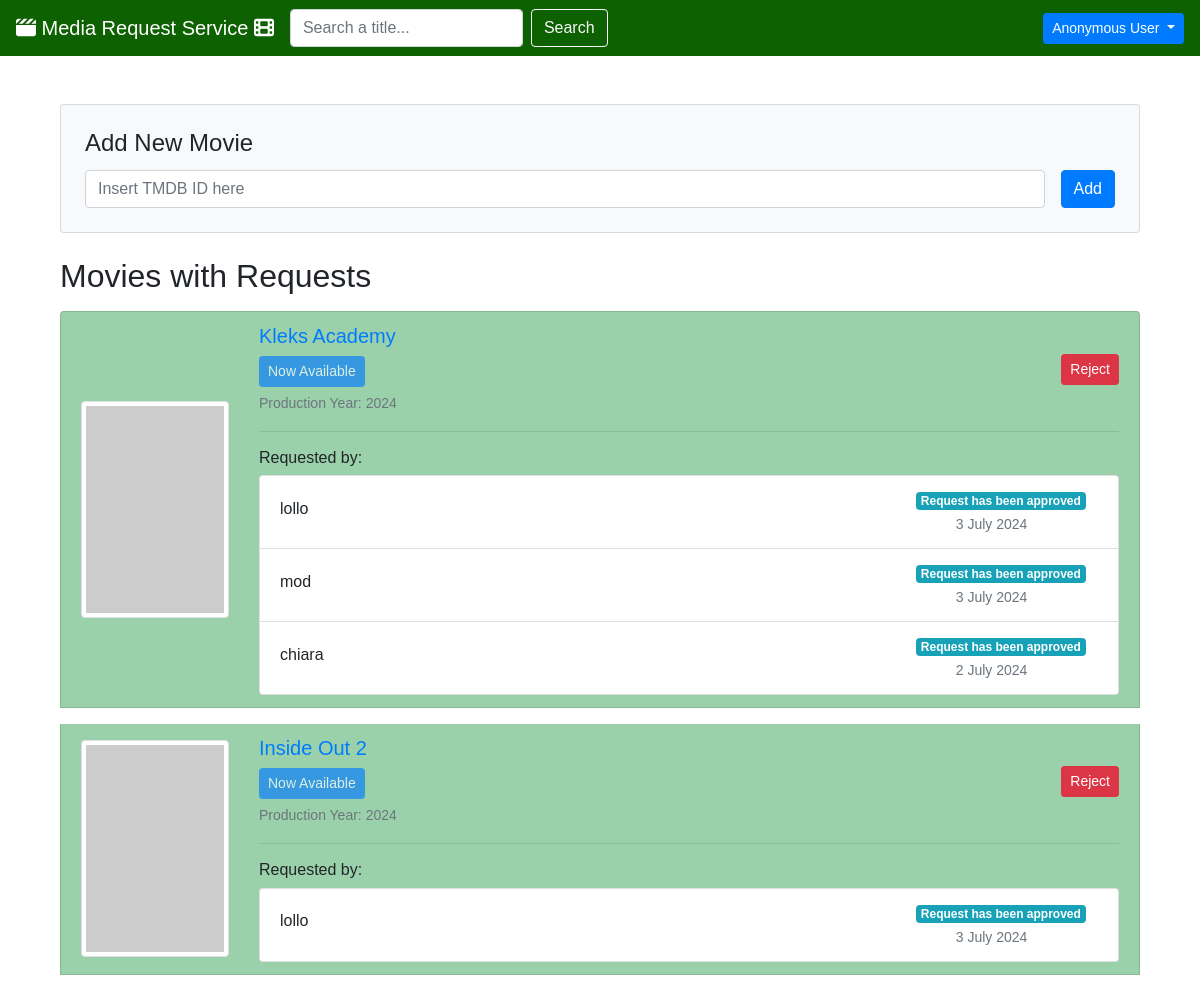
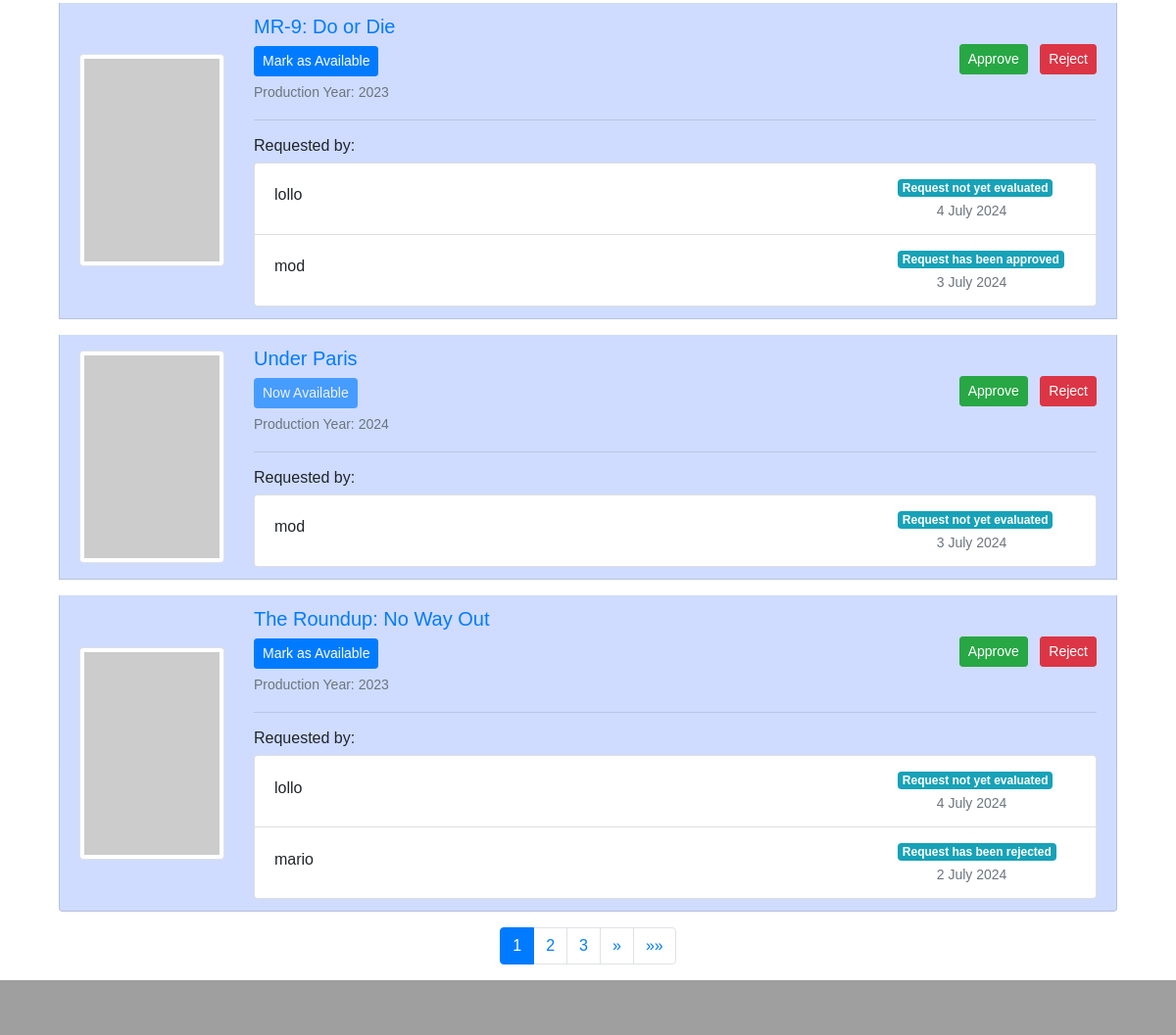
Screenshot of /dashboard/moderatordashboard/ with the database file from the repository (2 pictures, top to bottom).
### movieapp/models.py (models this page shows, shortened)
class Movie(models.Model):
    tmdb_id = models.IntegerField(primary_key=True)  # useful to retrieve data from TMDB APIs
    title = models.CharField(max_length=100)
    year = models.IntegerField(null=True)
    description = models.TextField(max_length=1000)
    genre = models.CharField(max_length=100)
    available = models.BooleanField(default=False)
    def are_requests_sync(self):
        requests = self.movie_requests.all()
        if not requests.exists():
            return True
        first_status = requests.first().status
        return all(req.status == first_status for req in requests)
    @property
    def poster_url(self):
        api_key = '5dbf33ab1210565bba9d880c176bf3d8'
        base_url = f'https://api.themoviedb.org/3/movie/{self.tmdb_id}?api_key={api_key}'
        try:
            response = requests.get(base_url)
            data = response.json()
            if 'poster_path' in data and data['poster_path']:
                poster_path = data['poster_path']
                poster_url = f'https://image.tmdb.org/t/p/w154{poster_path}'
                return poster_url
            else:
                return None
        except requests.exceptions.RequestException as e:
            print('Error in API request:', e)
            return None
    class Meta:
        ordering = ["-pk"]
        verbose_name_plural = 'Movies'

class Request(models.Model):
    APPROVED = 'approved'
    REJECTED = 'rejected'
    PENDING = 'pending'
    STATUS = [
        (APPROVED, 'Request has been approved'),
        (REJECTED, 'Request has been rejected'),
        (PENDING, 'Request not yet evaluated')
    ]
    profile = models.ForeignKey(Profile, related_name='profile', on_delete=models.CASCADE)
    movie = models.ForeignKey(Movie, related_name='movie_requests', on_delete=models.CASCADE)
    status = models.CharField(choices=STATUS, default=PENDING, max_length=8)
    request_date = models.DateTimeField(auto_now_add=True)
    class Meta:
        ordering = ["-request_date"]
        verbose_name_plural = 'Requests'
        constraints = [
            models.UniqueConstraint(fields=['profile', 'movie'], name='unique_profile_movie_request')
        ]

class Profile(models.Model):
    user = models.OneToOneField(User, related_name='profile', on_delete=models.CASCADE)
    propic = models.ImageField(
        upload_to='users_pics',
        default=join('static', 'unknown_user.png'),
        blank=True
    )
    requests = models.ManyToManyField(Movie, through='Request', blank=True, related_name='requested_by', default=None)
    watchlisted = models.ManyToManyField(Movie, blank=True, related_name='watchlisted', default=None)

### userdashboard/views.py (the view)
# urls.py: path('moderatordashboard/', ModeratorDashboard.as_view(), name='moderator_dashboard'),
class ModeratorDashboard(GroupRequiredMixin, ListView):
    group_required = 'Moderator'
    model = Movie
    template_name = 'moderator_dashboard.html'
    paginate_by = 5
    def get_queryset(self):
        return Movie.objects.filter(requested_by__isnull=False).distinct()

### userdashboard/templates/moderator_dashboard.html (shortened to what this page needs)
{% extends 'GPT_home.html' %}
{% block content %}
<div class="container mt-4">
<div class="container mt-4">
    <div class="row mb-4">
        <div class="col-md-12">
            <div class="card bg-light p-4">
                <h4 class="card-title">Add New Movie</h4>
                <form id="add-movie-form" class="form-inline d-flex justify-content-between">
                    <div class="form-group mr-3 flex-grow-1">
                        <input id="movie-tmdb-id" class="form-control w-100" placeholder="Insert TMDB ID here">
                    </div>
                    <button type="button" id="add-movie-btn" class="btn btn-primary">Add</button>
                </form>
            </div>
        </div>
    </div>
    <h2>Movies with Requests</h2>
    <ul class="list-group mt-3">
        {% for movie in page_obj %}
        <li class="list-group-item mb-3
            {% if movie.are_requests_sync and movie.movie_requests.first.status == "approved" %}custom-bg-green
            {% elif movie.are_requests_sync and movie.movie_requests.first.status == "rejected" %}custom-bg-red
            {% else %}custom-bg-neutral{% endif %}">
            <div class="row align-items-center">
                <div class="col-md-2">
                    {% if movie.poster_url %}
                    <img src="{{ movie.poster_url }}" class="img-thumbnail" alt="Poster del film" style="width: 100%;">
                    {% else %}
                    <img src="https://via.placeholder.com/154x231" class="img-thumbnail" alt="Immagine non disponibile" style="width: 100%;">
                    {% endif %}
                </div>
                <div class="col-md-10">
                    <div class="d-flex justify-content-between align-items-center">
                        <div>
                            <h5 class="mb-1">
                                <a href="{% url 'movieapp:movie_detail_nopage' movie.pk %}"><h5>{{ movie.title }}</h5></a>
                                {% if movie.available %}
                                    <button class="btn btn-primary btn-sm manage-btn disabled" data-movie-id="{{ movie.pk }}" data-action="mark_available"> Now Available </button>
                                {% else %}
                                    <button class="btn btn-primary btn-sm manage-btn" data-movie-id="{{ movie.pk }}" data-action="mark_available"> Mark as Available </button>
                                {% endif %}
                            </h5>
                            <small class="text-muted">Production Year: {{ movie.year }}</small>
                        </div>
                        <div class="text-right">
                            {% if movie.are_requests_sync and movie.movie_requests.first.status == "rejected" %}
                                <button class="btn btn-success btn-sm mr-2 manage-btn" data-movie-id="{{ movie.pk }}" data-action="approve">Approve</button>
                            {% elif movie.are_requests_sync and movie.movie_requests.first.status == "approved" %}
                                <button class="btn btn-danger btn-sm manage-btn" data-movie-id="{{ movie.pk }}" data-action="reject">Reject</button>
                            {% else %}
                                <button class="btn btn-success btn-sm mr-2 manage-btn" data-movie-id="{{ movie.pk }}" data-action="approve">Approve</button>
                                <button class="btn btn-danger btn-sm manage-btn" data-movie-id="{{ movie.pk }}" data-action="reject">Reject</button>
                            {% endif %}
                        </div>
                    </div>
                    <hr>
                    <h6>Requested by:</h6>
                    <ul class="list-group">
                        {% for req in movie.movie_requests.all %}
                        <li class="list-group-item">
                            <div class="row align-items-center">
                                <div class="col-md-9">
                                    <div>
                                        <h6>{{ req.profile.user }}</h6>
                                    </div>
                                </div>
                                <div class="col-md-2 text-right">
                                    <span class="badge badge-info request-status">{{ req.get_status_display }}</span>
                                    <small class="text-muted">{{ req.request_date | date:'j F Y' }}</small>
                                </div>
                            </div>
                        </li>
                        {% endfor %}
                    </ul>
                </div>
            </div>
        </li>
        {% endfor %}
    </ul>
</div>
</div>
{% include 'navigation/pagination_buttons.html' %}
{% endblock %}

### templates/GPT_home.html (style rules this page uses)
body { font-family: Arial, sans-serif; margin: 0; padding: 0; display: flex; flex-direction: column; min-height: 100vh; }
.custom-bg-green { background-color: #9bd1aa; }
.custom-bg-neutral { background-color: #cfdcff; }

### rows the page displays
Movie: title "Kleks Academy", year "2024"
Request: profile.user "lollo", status "Request has been approved", request_date "3 July 2024"
Request: profile.user "mod", status "Request has been approved", request_date "3 July 2024"
Request: profile.user "chiara", status "Request has been approved", request_date "2 July 2024"
Movie: title "Inside Out 2", year "2024"
Request: profile.user "lollo", status "Request has been approved", request_date "3 July 2024"
Movie: title "MR-9: Do or Die", year "2023"
Request: profile.user "lollo", status "Request not yet evaluated", request_date "4 July 2024"
Request: profile.user "mod", status "Request has been approved", request_date "3 July 2024"
Movie: title "Under Paris", year "2024"
Request: profile.user "mod", status "Request not yet evaluated", request_date "3 July 2024"
Movie: title "The Roundup: No Way Out", year "2023"
Request: profile.user "lollo", status "Request not yet evaluated", request_date "4 July 2024"
Request: profile.user "mario", status "Request has been rejected", request_date "2 July 2024"

### other values shown
{{ num }} "1"
{{ num }} "2" "3"
